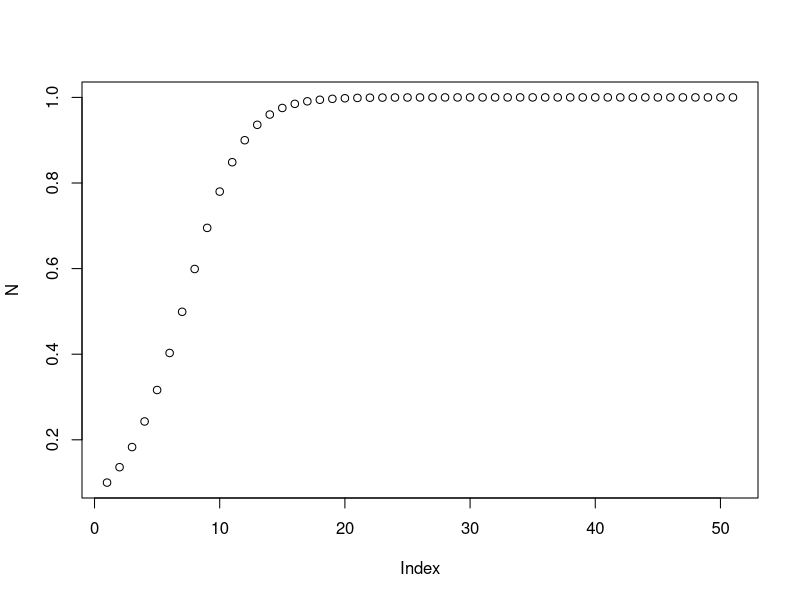
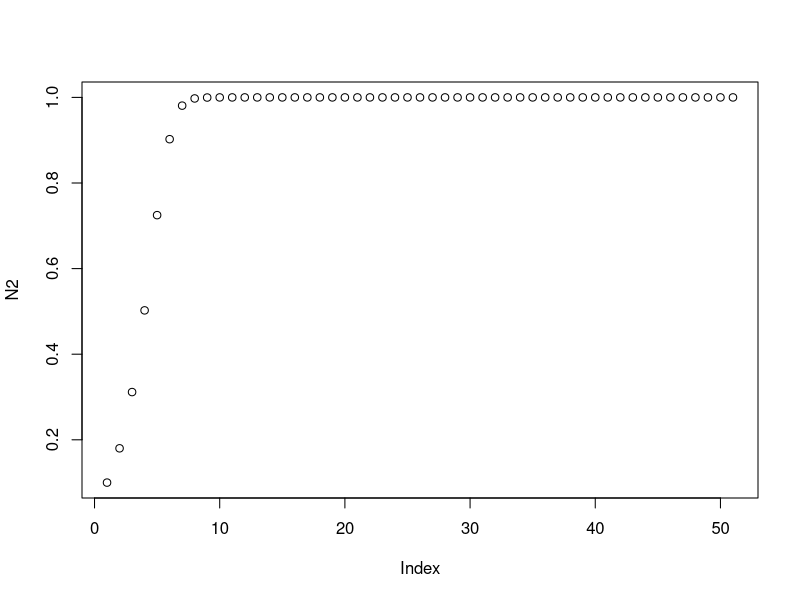
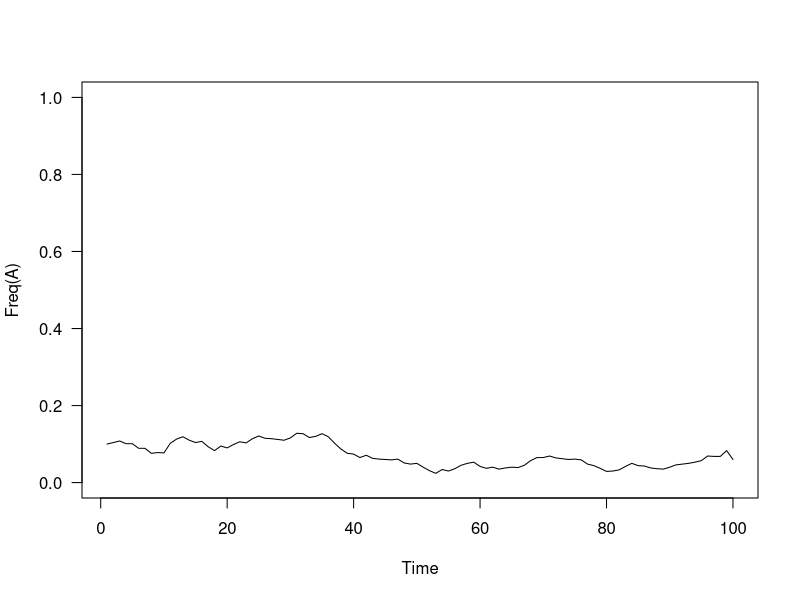

Write R code to recreate these figures, in order.
## ---- chunk 1
knitr::opts_chunk$set(echo = TRUE)
## ---- chunk 2
#Load libraries
library(tidyverse)

## ---- chunk 3
#Load data
cod_pop <- c(1450, 1420, 1050, 2643, 1060, 1080, 1410, 1150, 740, 175, 43, 10, 12,
15, 16, 16, 28, 30, 32, 23, 12, 19, 27)
years <- c(1983, 1984, 1985, 1986, 1987, 1988, 1989, 1990, 1991, 1992, 1993, 1994,
1995, 1996, 1997, 1998, 1999, 2000, 2001, 2002, 2003, 2004, 2005)

#Build plot


## ---- chunk 4
#Define parameters
r <- 0.4
t <- 50
K <-1

#Create vector
N <- vector(length = length(t)) #storing population data
N[1] <- 0.1 #when t = 1

#Create loop
for(i in 1:t){
  N[i+1] <- N[i] + r * N[i] * (1-N[i]/K) #for some reason you NEED the [i+1] which I thought was exponential growth exclusive
}

## ---- chunk 5
#Plot
plot(N) 
## ---- chunk 6
#Define parameters
r2 <- 0.89
t2 <- 50
K2 <-1

#Create vector
N2 <- vector(length = length(t2)) #storing population data
N2[1] <- 0.1 #when t = 1

#Create loop
for(i in 1:t2){
  N2[i+1] <- N2[i] + r2 * N2[i] * (1-N2[i]/K2) #for some reason you NEED the [i+1] which I thought was exponential growth exclusive
}
#Plot
plot(N2) 
## ---- chunk 7



## ---- chunk 8
# Part 1: Wright-Fisher model with genetic drift and mutation
# Created by Easton R. White
# Last edited: 4-Oct-2021
# Setting up parameter values
N = 1000 # population size
p_ini = 0.1 # the initial frequency of the A allele
u = 0.1 # mutation rate from a to A
max.time = 100 # time to run simulations
# Custom built function
sample.population <- function(p, N) {
next_pop = vector("character", length = N)
for (i in 1:N) {
new_allele = sample(x = c("A", "a"), size = 1, prob = c(p, 1 - p))
next_pop[i] = as.character(new_allele)
}
return(sum(next_pop == "A")/N) # returns the value for p
}
p = vector(mode = "numeric", length = max.time)
p[1] = p_ini
for (t in 1:(max.time - 1)) {
p[t + 1] = sample.population(p[t], N)
}
plot(1:max.time, p, ylim = c(0, 1), type = "l", las = 1, ylab = "Freq(A)", xlab = "Time")

